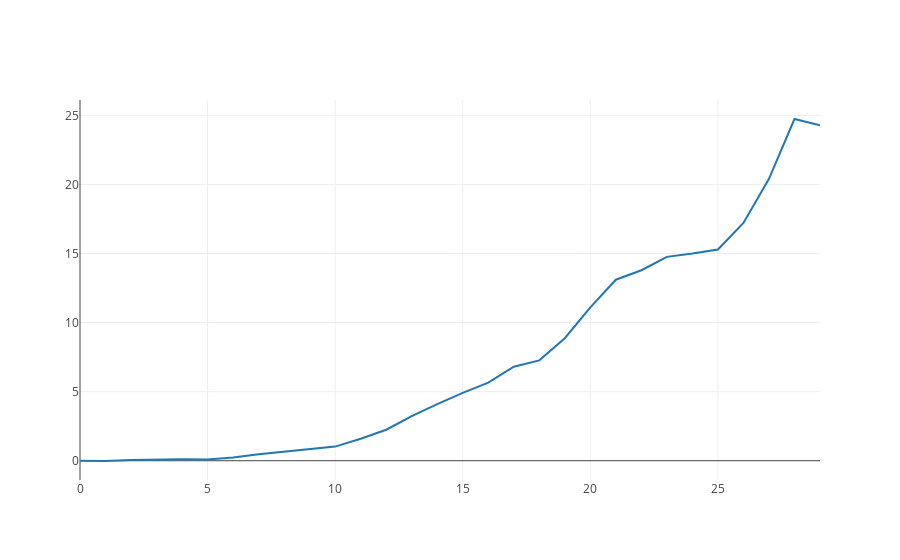

Notebook code cell kept with this figure:
### Code cell
iplot([data4])

### Figure 1 — Plotly figure (JSON) as saved in the notebook; plotly's stock layout.template omitted (floating-point values rounded to 4 significant figures)
{"data": [{"type": "scatter", "x": [0, 1, 2, 3, 4, 5, 6, 7, 8, 9, 10, 11, 12, 13, 14, 15, 16, 17, 18, 19, 20, 21, 22, 23, 24, 25, 26, 27, 28, 29], "y": [0.002033, -0.02019, 0.05157, 0.09888, 0.1016, 0.09199, 0.2369, 0.4759, 0.6571, 0.8146, 1.022, 1.588, 2.242, 3.234, 4.101, 4.908, 5.648, 6.802, 7.266, 8.869, 11.1, 13.1, 13.79, 14.76, 14.99, 15.29, 17.21, 20.41, 24.74, 24.29]}], "layout": {}}
